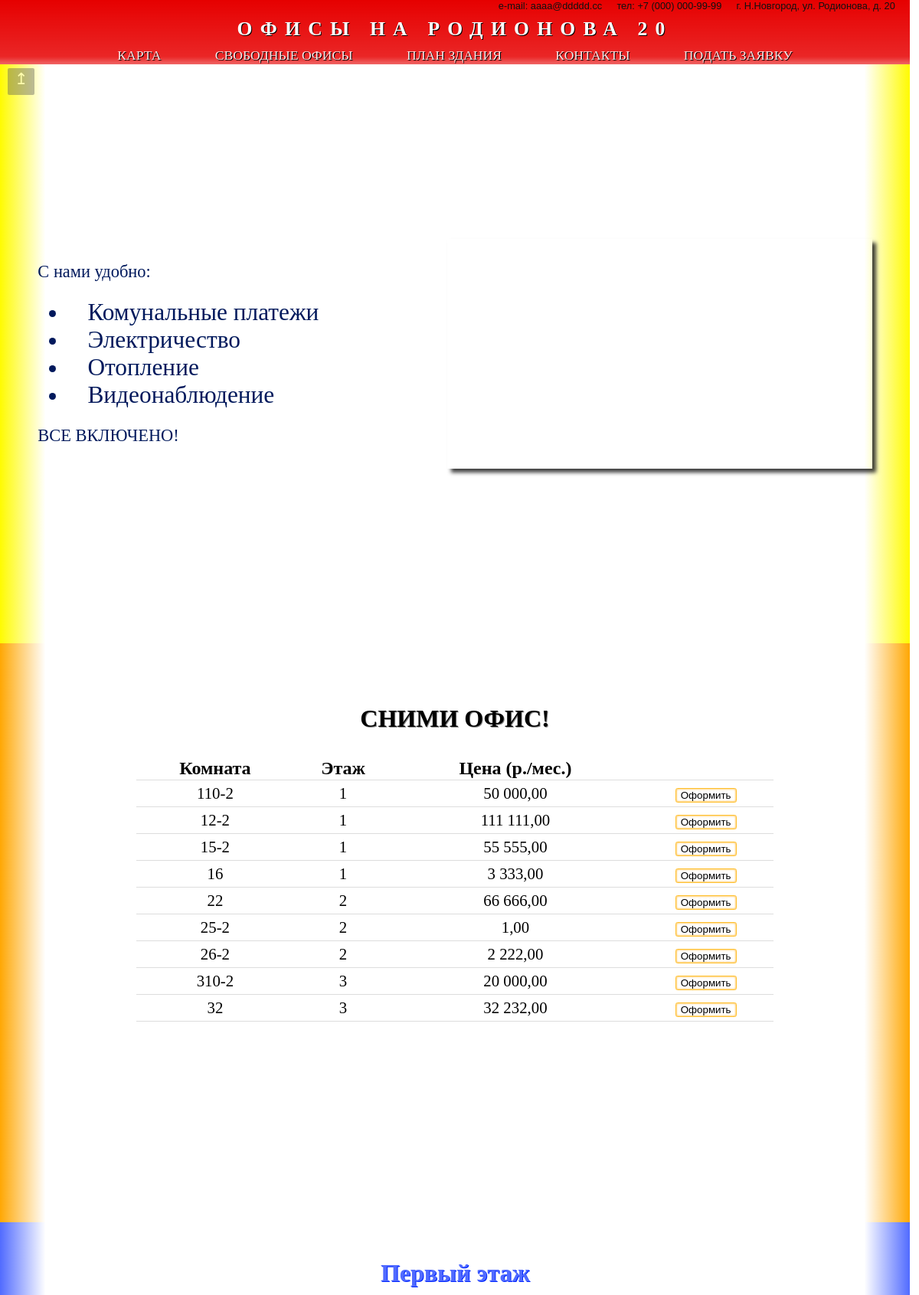
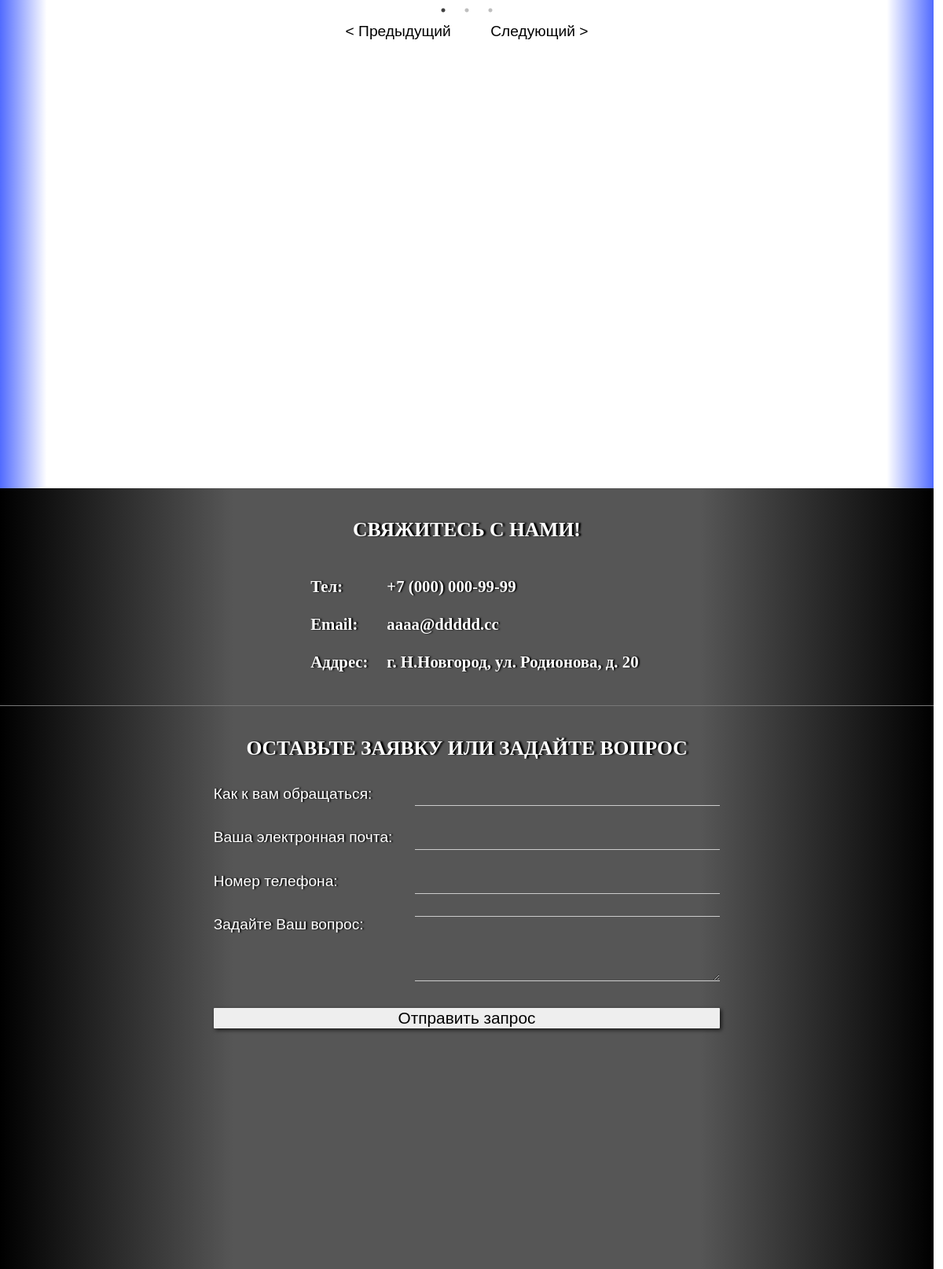
The page / on the database its author committed (2 pictures, top to bottom).
### rent/models.py (models this page shows, shortened)
class Contacts(models.Model):
	webName = models.CharField(max_length=5, verbose_name="Индентификатор")
	phoneNumber = models.CharField(max_length=18, verbose_name="Телефон")
	email = models.CharField(max_length=30, verbose_name="E-mail")
	address = models.CharField(max_length=100, verbose_name="Аддрес")
	class Meta:
		verbose_name = "Контакты"
		verbose_name_plural = "Контакты"

class Rooms(models.Model):
	roomNumber = models.CharField(max_length=5, primary_key=True, verbose_name="Номер комнаты")
	floor = models.IntegerField(verbose_name="Этаж")
	area = models.DecimalField(max_digits=5, decimal_places=2, verbose_name="Площадь")
	price = models.DecimalField(max_digits=8, decimal_places=2, verbose_name="Цена")
	occupied = models.BooleanField(verbose_name="Занята")
	class Meta:
		verbose_name = "Комната"
		verbose_name_plural = "Комнаты"
		ordering = ('roomNumber',)

### rent/views.py (the view)
# urls.py: url(r'^$', views.sellpage, name='sellpage'),
def sellpage(request):
	rooms = Rooms.objects.filter(occupied = False);
	contacts = Contacts.objects.all()[0];
	context = {
		'free_rooms': rooms,
		'contacts': contacts,
		'form': ApplicationForm,
	}
	return render(request, 'general/salepage.html', context)

### rent/templatetags/custom_tags.py (called while the page is built)
def decimalformat(value):
	return "{:,}".format(value).replace(','," ").replace('.',',')

### rent/templates/general/salepage.html (shortened to what this page needs)
{% load static %}
{% load custom_tags %}
<!DOCTYPE html>
<HTML>
		<link rel="stylesheet" type="text/css" href="{% static 'css/styles.css' %}">
		<link rel="stylesheet" type="text/css" href="{% static 'slick/slick.css' %}">
		<link rel="stylesheet" type="text/css" href="{% static 'slick/slick-theme.css' %}">
	<BODY>
		<div class="top-menu-wrapper">
			<div class="layout-row address-row">
				<div class="layout-column address-row-item">{{ contacts.address }}</div>
				<div class="layout-column address-row-item">тел: {{ contacts.phoneNumber }}</div>
				<div class="layout-column address-row-item">e-mail: <a href="mailto:{{ contacts.email }}">{{ contacts.email }}</a></div>
			</div>
			<div class="layout-row page-line page-title">
				ОФИСЫ НА РОДИОНОВА 20
			</div>
			<div class="layout-row page-line page-menu">
				<table>
					<tr>
						<td id="navButtonPunchline" class="page-menu-item menu-item-middle">КАРТА</td>
						<td id="navButtonFreeOffice" class="page-menu-item menu-item-middle">СВОБОДНЫЕ ОФИСЫ</td>
						<td id="navButtonPlan" class="page-menu-item menu-item-middle">ПЛАН ЗДАНИЯ</td>
						<td id="navButtonContacts" class="page-menu-item menu-item-middle">КОНТАКТЫ</td>
						<td id="navButtonApplication" class="page-menu-item menu-item-middle">ПОДАТЬ ЗАЯВКУ</td>
					</tr>
				</table>
			</div>
		</div>
		<div class="back-to-top-button"><span>&#x21A5;</span></div>
		<div class="page-wrapper">
			<div class="page-line punchline-row screen-height">
				<table class="punchline-table">
					<tr>
						<td class="punchline-column-info">
							<p class="punchline-title">С нами удобно:</p>
							<ul>
								<li class="punchline-text">Комунальные платежи</li>
								<li class="punchline-text">Электричество</li>
								<li class="punchline-text">Отопление</li>
								<li class="punchline-text">Видеонаблюдение</li>
							</ul>
							<p class="punchline-title">ВСЕ ВКЛЮЧЕНО!</p>
						</td>
						<td class="punchline-column-map">
							<iframe src="https://www.google.com/maps/embed/v1/place?q=place_id:ChIJNUTdZfXUUUER53MG3tmKTDg&key=AIzaSyDCpkjWLcXXo9Y8-RqoAxMJ_Bqz6Rbm5aI" allowfullscreen></iframe>
						</td>
					</tr>
				</table>
			</div>
			<div class="layout-row page-line free-rooms-row screen-height">
				<div class="layout-row free-rooms-title">
					СНИМИ ОФИС!
				</div>
				<table class="free-rooms-table">
					<tr>
						<th>Комната</th>
						<th>Этаж</th>
						<th>Цена (р./мес.)</th>
						<th></th>
					</tr>
					{% for room in free_rooms %}
						<tr>
							<td>{{ room.roomNumber }}</td>
							<td>{{ room.floor }}</td>
							<td>{{ room.price|decimalformat }}</td>
							<td><button class="free-rooms-table-button">Оформить</button></td>
						</tr>
					{% endfor %}
				</table>
			</div>
			<div  class="layout-row page-line rooms-plan-row screen-height">
				<div class="rooms-plan-wrapper">
					<div class="rooms-plan-carousel">
						<div>
							<div class="rooms-plan-header">Первый этаж</div>
						</div>
					</div>
				</div>
				<div class="layout-row">
					<div class="rooms-plan-carousel-navbuttons">
						<button class="rooms-plan-carousel-prev">< Предыдущий</button>
						<button class="rooms-plan-carousel-next">Следующий ></button>
					</div>
				</div>
			</div>
			<div class="layout-row contacts-row">
				<div class="contacts-title">
					СВЯЖИТЕСЬ С НАМИ!
				</div>
				<div class="contacts-wrapper">
					<table>
						<tr>
							<td>Тел:</td><td>{{ contacts.phoneNumber }}</td>
						</tr>
						<tr>
							<td>Email:</td><td><a href="mailto:{{ contacts.email }}">{{ contacts.email }}</a></td>
						</tr>
						<tr>
							<td>Аддрес:</td><td>{{ contacts.address }}</td>
						</tr>
					</table>
				</div>
			</div>
			<div  class="layout-row page-line application-form-row screen-height">
				<div class="contacts-title">
					ОСТАВЬТЕ ЗАЯВКУ ИЛИ ЗАДАЙТЕ ВОПРОС
				</div>
				<div class="application-form-wrapper">
					<form action="" method="post">
    					{% for field in form %}
    						<div class="application-form-line">
    							<div class="application-form-cell">
    								<label>{{ field.label }}</label>
    							</div>
    							{% if field.name == "roomNumber" %}
    								<div class="application-form-cell">
    									{{ field }}
    									<label for="room-multiple-selected">Выбранные комнаты:</label>
										<div id="room-multiple-selected" class="room-multiple-selected"></div>
										<label for="room-multiple-options">Свободные комнаты:</label>
										<div id="room-multiple-options" class="room-multiple-options">
											<div class="room-multiple-option" name="11">11</div>
											<div class="room-multiple-option" name="12">12</div>
											<div class="room-multiple-option" name="13">13</div>
										</div>
									</div>
    							{% else %}
    								<div class="application-form-cell">
    									{{ field }}
    								</div>
    							{% endif %}
    						</div>
    					{% endfor %}
    					<button type="submit">Отправить запрос</button>
					</form>
				</div>
			</div>
		</div>
	</BODY>
</HTML>

### rows shown on the page
Contacts: address "г. Н.Новгород, ул. Родионова, д. 20", phoneNumber "+7 (000) 000-99-99", email "aaaa@ddddd.cc"
Rooms: roomNumber "110-2", floor "1", price|decimalformat "50 000,00"
Rooms: roomNumber "12-2", floor "1", price|decimalformat "111 111,00"
Rooms: roomNumber "15-2", floor "1", price|decimalformat "55 555,00"
Rooms: roomNumber "16", floor "1", price|decimalformat "3 333,00"
Rooms: roomNumber "22", floor "2", price|decimalformat "66 666,00"
Rooms: roomNumber "25-2", floor "2", price|decimalformat "1,00"
Rooms: roomNumber "26-2", floor "2", price|decimalformat "2 222,00"
Rooms: roomNumber "310-2", floor "3", price|decimalformat "20 000,00"
Rooms: roomNumber "32", floor "3", price|decimalformat "32 232,00"

### other values the page prints
{{ field.label }} "Как к вам обращаться:" "Ваша электронная почта:" "Номер телефона:" "Задайте Ваш вопрос:"
